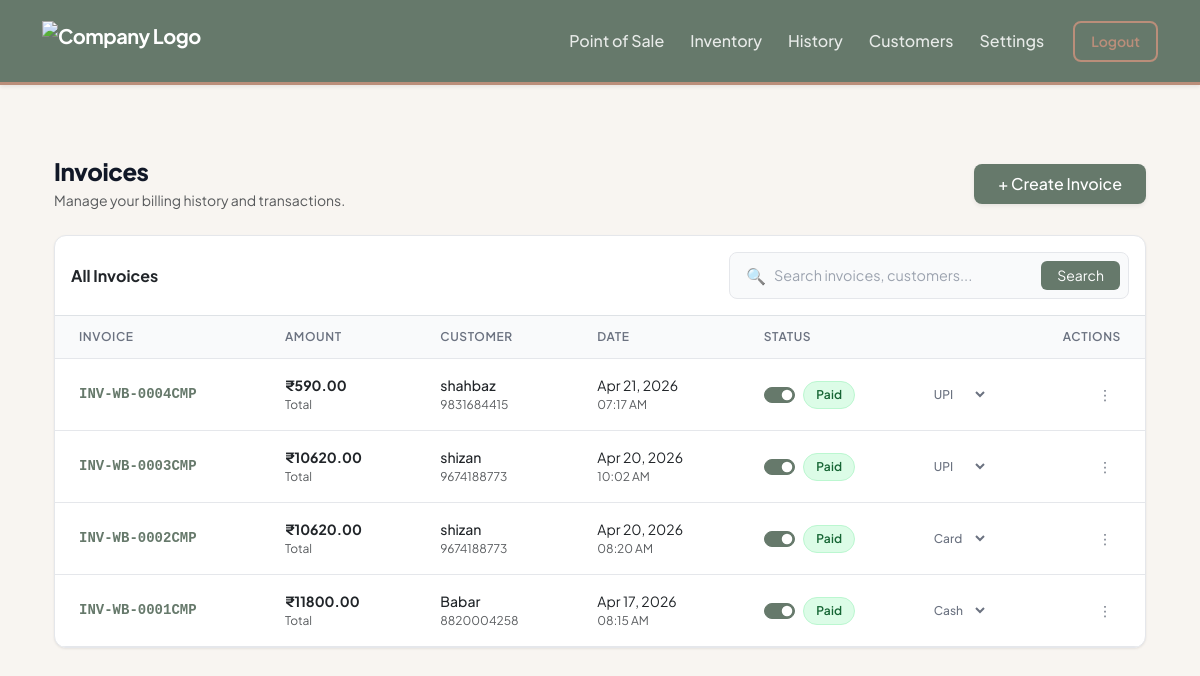
The page /billing/history (signed in) on the database as committed earlier.
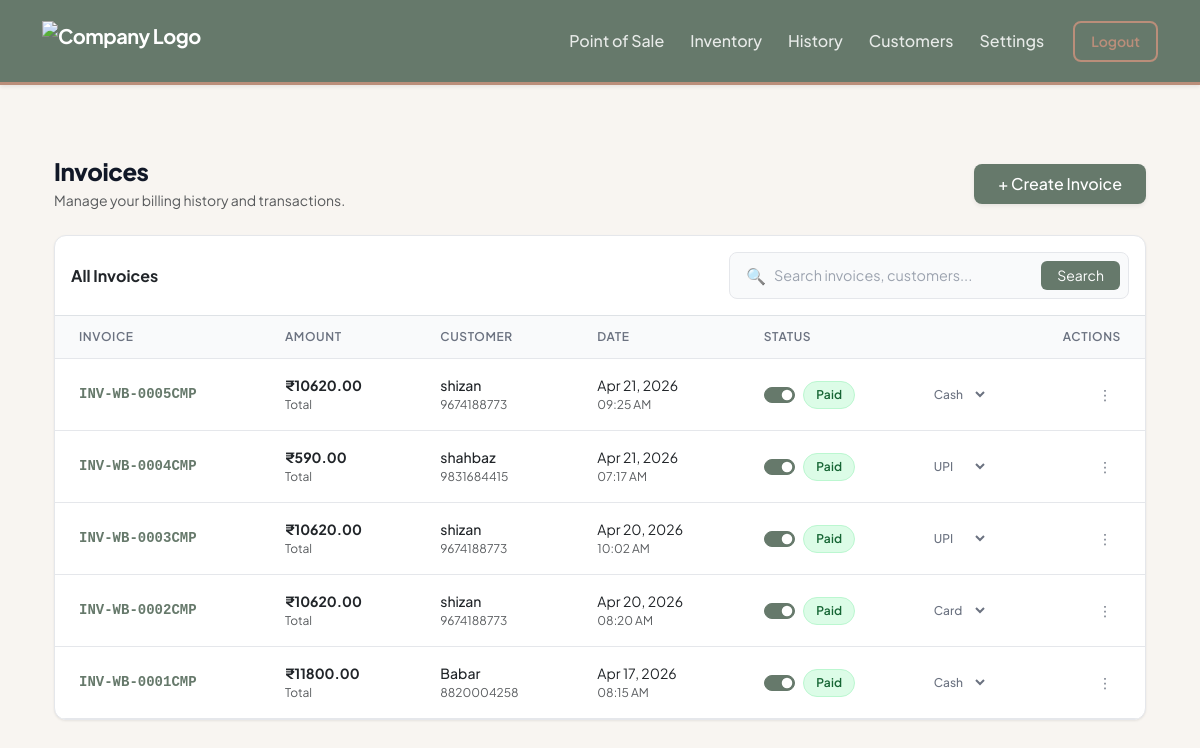
The same page on the database as committed later.
### core/models.py (models this page shows)
class Invoice(db.Model):
    __tablename__ = 'invoices'
    id = db.Column(db.Integer, primary_key=True)
    company_id = db.Column(db.Integer, db.ForeignKey('companies.id'), nullable=False) # ISOLATION
    invoice_number = db.Column(db.String(50), unique=True, nullable=False)
    customer_id = db.Column(db.Integer, db.ForeignKey('customers.id'), nullable=False)
    subtotal = db.Column(db.Float, nullable=False)
    discount_type = db.Column(db.String(10))
    discount_value = db.Column(db.Float, default=0.0)
    total_tax = db.Column(db.Float, nullable=False)
    grand_total = db.Column(db.Float, nullable=False)
    is_paid = db.Column(db.Boolean, default=False)
    payment_method = db.Column(db.String(20), default='Cash')
    split_gst = db.Column(db.Boolean, default=True)
    created_at = db.Column(db.DateTime, default=datetime.utcnow)
    items = db.relationship('InvoiceItem', backref='invoice', lazy=True)

class Customer(db.Model):
    __tablename__ = 'customers'
    id = db.Column(db.Integer, primary_key=True)
    company_id = db.Column(db.Integer, db.ForeignKey('companies.id'), nullable=False) # ISOLATION
    name = db.Column(db.String(100), nullable=False)
    phone_number = db.Column(db.String(15), nullable=False) # Removed unique=True so diff companies can have same customer
    created_at = db.Column(db.DateTime, default=datetime.utcnow)
    invoices = db.relationship('Invoice', backref='customer', lazy=True)

### core/billing/routes.py (the view, shortened to what this page needs)
@billing_bp.route('/history')
def history():
    company_id = session.get('company_id')
    if not company_id:
        flash("Please log in to view history.", "warning")
        return redirect(url_for('auth.login'))
    page = request.args.get('page', 1, type=int)
    search_query = request.args.get('search', '').strip()
    query = Invoice.query.join(Customer).filter(Invoice.company_id == company_id)
    pagination = query.order_by(Invoice.created_at.desc()).paginate(page=page, per_page=10)
    return render_template(
        'billing/history.html',
        pagination=pagination,
        search_query=search_query
    )

### core/templates/billing/history.html (shortened to what this page needs)
{% extends "base.html" %}
{% block content %}
<div class="container-fluid py-4">
    <div class="d-flex flex-column flex-sm-row justify-content-between align-items-sm-center gap-3 mb-4">
        <div>
            <h1 class="page-title mb-1">Invoices</h1>
            <p class="text-muted text-sm mb-0">Manage your billing history and transactions.</p>
        </div>
        <a href="/billing" class="btn btn-dark fw-medium px-4 py-2 rounded-3 shadow-sm text-nowrap" style="background-color: var(--brand-sage); border: none;">
            + Create Invoice
        </a>
    </div>
    <div class="enterprise-card mb-4">
        <div class="p-3 border-bottom d-flex flex-column flex-md-row justify-content-between align-items-md-center gap-3">
            <h6 class="mb-0 fw-bold text-dark">All Invoices</h6>
            <form method="GET" action="/billing/history" class="w-100" style="max-width: 400px;">
                <div class="search-input-group">
                    <span class="ps-2 text-muted">🔍</span>
                    <input type="text" name="search" placeholder="Search invoices, customers..." value="{{ search_query or '' }}">
                    <button type="submit" class="btn btn-sm btn-dark px-3 rounded-2" style="background: var(--brand-sage); border: none;">Search</button>
                </div>
            </form>
        </div>
        <div class="table-responsive">
            <table class="table-pro">
                <thead>
                    <tr>
                        <th>Invoice</th>
                        <th>Amount</th>
                        <th>Customer</th>
                        <th>Date</th>
                        <th>Status</th>
                        <th class="text-end">Actions</th>
                    </tr>
                </thead>
                <tbody>
                    {% for inv in pagination.items %}
                    <tr>
                        <td>
                            <div class="invoice-id">{{ inv.invoice_number }}</div>
                        </td>
                        <td>
                            <div class="fw-bold text-dark">₹{{ "%.2f"|format(inv.grand_total) }}</div>
                            <div class="text-muted text-xs">Total</div>
                        </td>
                        <td>
                            <div class="fw-medium text-dark">{{ inv.customer.name }}</div>
                            <div class="text-muted text-xs">{{ inv.customer.phone_number }}</div>
                        </td>
                        <td>
                            <div class="text-dark text-sm">{{ inv.created_at.strftime('%b %d, %Y') }}</div>
                            <div class="text-muted text-xs">{{ inv.created_at.strftime('%I:%M %p') }}</div>
                        </td>
                        <td>
                            <div class="d-flex align-items-center justify-content-between gap-3">
                                <div class="form-check form-switch m-0 p-0 d-flex align-items-center">
                                    <input class="form-check-input payment-toggle m-0 me-2 shadow-none" type="checkbox" data-id="{{ inv.id }}" {% if inv.is_paid %}checked{% endif %}>
                                    <span class="status-label-wrapper">
                                        {% if inv.is_paid %}
                                            <span class="status-badge badge-paid">Paid</span>
                                        {% else %}
                                            <span class="status-badge badge-pending">Pending</span>
                                        {% endif %}
                                    </span>
                                </div>
                                <select class="pro-select payment-method-select" data-id="{{ inv.id }}" {% if not inv.is_paid %}style="display: none;"{% endif %}>
                                    <option value="Cash" {% if inv.payment_method == 'Cash' %}selected{% endif %}>Cash</option>
                                    <option value="Card" {% if inv.payment_method == 'Card' %}selected{% endif %}>Card</option>
                                    <option value="UPI" {% if inv.payment_method == 'UPI' %}selected{% endif %}>UPI</option>
                                </select>
                            </div>
                        </td>
                        <td class="text-end">
                            <div class="dropdown">
                                <button class="btn-icon" type="button" data-bs-toggle="dropdown" aria-expanded="false">
                                    ⋮
                                </button>
                            </div>
                        </td>
                    </tr>
                    {% endfor %}
                </tbody>
            </table>
        </div>
    </div>
</div>
{% endblock %}

### core/templates/base.html (shortened to what this page needs)
<!DOCTYPE html>
<html lang="en">
<head>
    <link href="https://cdn.jsdelivr.net/npm/bootstrap@5.3.0/dist/css/bootstrap.min.css" rel="stylesheet">
</head>
<body>
    <nav class="navbar navbar-expand-lg navbar-custom shadow-sm">
        <div class="container">
            {% if session.get('company_name') %}
            <a class="navbar-brand d-flex align-items-center" href="/billing/dashboard">
                {% if session.get('company_logo') %}
                <img src="{{ url_for('static', filename=session.get('company_logo')) }}" alt="Company Logo" height="40"
                    style="object-fit: contain; max-width: 180px;">
                {% else %}
                <span style="color: var(--color-terracotta);" class="me-2">🏢</span> {{ session.get('company_name') }}
                Workspace
                {% endif %}
            </a>
            {% elif session.get('is_developer') %}
            <a class="navbar-brand" href="/developer/dashboard">
                <span style="color: var(--color-sand);" class="me-2">⚙️</span> SuperAdmin Portal
            </a>
            {% else %}
            <a class="navbar-brand" href="/">
                <span style="color: var(--color-cream);" class="me-2">SaaS</span> Billing Platform
            </a>
            {% endif %}
            <div class="collapse navbar-collapse" id="navbarNav">
                <ul class="navbar-nav ms-auto align-items-center">
                    {% if session.get('company_id') %}
                    <li class="nav-item">
                        <a class="nav-link" href="/billing">Point of Sale</a>
                    </li>
                    <li class="nav-item">
                        <a class="nav-link" href="/inventory/add-product">Inventory</a>
                    </li>
                    <li class="nav-item">
                        <a class="nav-link" href="/billing/history">History</a>
                    </li>
                    <li class="nav-item">
                        <a class="nav-link" href="/billing/customers">Customers</a>
                    </li>
                    <li class="nav-item">
                        <a class="nav-link" href="/settings/">Settings</a>
                    </li>
                    <li class="nav-item ms-3">
                        <a class="btn btn-outline-taupe btn-sm px-3 py-2" href="/auth/logout">Logout</a>
                    </li>
                    {% endif %}
                </ul>
            </div>
        </div>
    </nav>
    <div class="container pb-5 mt-5">
        {% block content %}
        {% endblock %}
    </div>
</body>
</html>

### core/templates/base.html (style rules this page uses)
:root { --color-sand: #D4C2AD; --color-terracotta: #D7A184; --color-cream: #EFDFCC; --color-taupe: #BA8E7A; --color-sage: #66796B; --text-dark: #2C3530; --shadow-soft: 0 10px 30px rgba(102, 121, 107, 0.08); --shadow-hover: 0 15px 35px rgba(102, 121, 107, 0.15); }
body { background-color: #F8F5F1; font-family: 'Plus Jakarta Sans', sans-serif; color: var(--text-dark); -webkit-font-smoothing: antialiased; }
.navbar-custom { background-color: var(--color-sage) !important; padding: 1rem 0; border-bottom: 3px solid var(--color-taupe); }
.navbar-custom .navbar-brand { font-weight: 700; letter-spacing: -0.5px; color: #ffffff; }
.navbar-custom .nav-link { font-weight: 500; color: rgba(255, 255, 255, 0.85) !important; transition: all 0.2s ease; margin: 0 5px; }
.btn-outline-taupe { border: 2px solid var(--color-taupe); color: var(--color-taupe); font-weight: 600; border-radius: 8px; background: transparent; }

### core/templates/billing/history.html (style rules this page uses)
:root { --brand-sage: #66796b; --brand-sage-light: #f0fdf4; --brand-taupe: #8c837a; --text-dark: #111827; --text-muted: #6b7280; --border-color: #e5e7eb; --bg-surface: #ffffff; --bg-body: #f9fafb; }
.page-title { color: var(--text-dark); font-weight: 800; letter-spacing: -0.02em; font-size: 1.5rem; }
.enterprise-card { background: var(--bg-surface); border: 1px solid var(--border-color); border-radius: 12px; box-shadow: 0 1px 3px rgba(0, 0, 0, 0.05), 0 1px 2px rgba(0, 0, 0, 0.03); overflow: hidden; }
.search-input-group { display: flex; align-items: center; background: var(--bg-body); border: 1px solid var(--border-color); border-radius: 8px; padding: 0.25rem 0.5rem; transition: all 0.2s; }
.search-input-group input { border: none; background: transparent; padding: 0.5rem; font-size: 0.9rem; width: 100%; outline: none; color: var(--text-dark); }
.search-input-group input::placeholder { color: #9ca3af; }
.table-responsive { -webkit-overflow-scrolling: touch; }
.table-pro { width: 100%; margin-bottom: 0; border-collapse: collapse; }
.table-pro th { background-color: var(--bg-body); color: var(--text-muted); font-size: 0.75rem; font-weight: 600; text-transform: uppercase; letter-spacing: 0.05em; padding: 0.75rem 1.5rem; border-bottom: 1px solid var(--border-color); white-space: nowrap; }
.table-pro td { padding: 1rem 1.5rem; vertical-align: middle; border-bottom: 1px solid var(--border-color); color: var(--text-dark); font-size: 0.875rem; white-space: nowrap; }
.table-pro tbody tr { transition: background-color 0.15s ease; }
.fw-medium { font-weight: 500; }
.text-sm { font-size: 0.875rem; }
.text-xs { font-size: 0.75rem; }
.invoice-id { font-family: ui-monospace, SFMono-Regular, Menlo, Monaco, Consolas, monospace; color: var(--brand-sage); font-weight: 600; }
.status-badge { display: inline-flex; align-items: center; padding: 0.25rem 0.75rem; border-radius: 9999px; font-size: 0.75rem; font-weight: 600; letter-spacing: 0.02em; }
.badge-paid { background-color: #dcfce7; color: #166534; border: 1px solid #bbf7d0; }
.form-switch .form-check-input { width: 2.25em; height: 1.15em; cursor: pointer; border-color: #cbd5e1; }
.form-switch .form-check-input:checked { background-color: var(--brand-sage); border-color: var(--brand-sage); }
.pro-select { border: 1px solid transparent; background: transparent; color: var(--text-muted); font-size: 0.75rem; font-weight: 500; padding: 2px 4px; border-radius: 4px; cursor: pointer; }
.btn-icon { display: inline-flex; align-items: center; justify-content: center; width: 32px; height: 32px; border-radius: 6px; color: var(--text-muted); background: transparent; border: 1px solid transparent; transition: all 0.2s; text-decoration: none; }

Rows that differ between the two databases and show on the page:
added Invoice: invoice_number "INV-WB-0005CMP", grand_total "10620.00", customer.name "shizan", customer.phone_number "9674188773", created_at "Apr 21, 2026", created_at "09:25 AM", is_paid "☑", shows "Paid", payment_method+id+is_paid "Cash"
